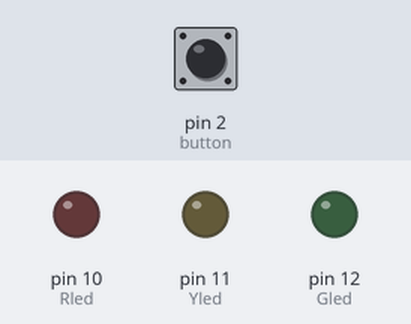
The sketch below on a simulated Arduino Uno, built with avr-gcc and run on an emulated ATmega328P. On the bench: output pins drawn as LEDs (lit = HIGH). Dashed ring = blinking. The test bench sets the inputs (shaded band); at power-on: pin 2 (button) LOW.

Above: at 1.2 s.
1.3 s: pin 2 (button) pulled HIGH for 0.15 s
At 1.4 s:
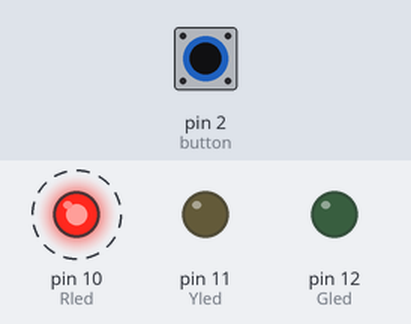
4.3 s: pin 2 (button) pulled HIGH for 1 s
At 4.6 s:
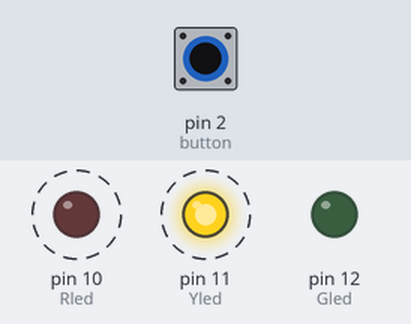
7.3 s: pin 2 (button) pulled HIGH for 3.2 s
At 7.8 s:
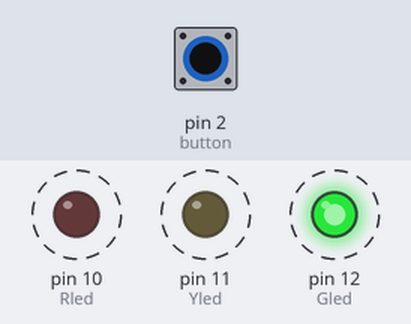
Timing chart, 0 to 12.6 s (numbered marks = the images above; inputs shaded):
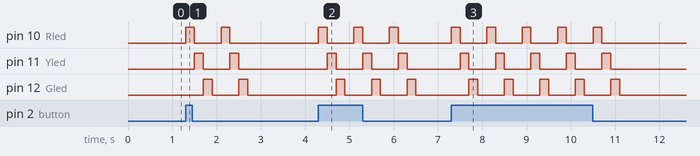

The sketch:

3LEDs.ino
```cpp
int Rled = 10;
int Yled = 11;
int Gled = 12;
int button = 2;
int button_off = 0;
int button_on = 1;

void setup()
{
  pinMode(Rled, OUTPUT);
  pinMode(Yled, OUTPUT);
  pinMode(Gled, OUTPUT);
  pinMode(button, INPUT);
}

void loop()
{
  button_on = button_off;
  button_off = digitalRead(button);

   while(button_on == 1){ //while loop start
    digitalWrite(Rled, HIGH);
    delay(200);
    digitalWrite(Rled, LOW);

 	digitalWrite(Yled, HIGH);
  	delay(200);
  	digitalWrite(Yled, LOW);

  	digitalWrite(Gled, HIGH);
  	delay(200);
  	digitalWrite(Gled, LOW);
  	delay(200);
    button_on = digitalRead(button);
   }


}
```

Measured:
- after the input at 1.3 s, pin 10 (Rled): alternates HIGH for 0.20 s and LOW for 0.60 s, 4 changes in all, then stays LOW, starting at once; pin 11 (Yled): alternates HIGH for 0.20 s and LOW for 0.60 s, 4 changes in all, then stays LOW, starting after 0.20 s
- after the input at 4.3 s, pin 10 (Rled): alternates HIGH for 0.20 s and LOW for 0.60 s, 6 changes in all, then stays LOW, starting at once; pin 11 (Yled): alternates HIGH for 0.20 s and LOW for 0.60 s, starting after 0.20 s; pin 12 (Gled): alternates HIGH for 0.20 s and LOW for 0.60 s, starting after 0.40 s
- after the input at 7.3 s, pin 10 (Rled): alternates HIGH for 0.20 s and LOW for 0.60 s, 10 changes in all, then stays LOW, starting at once; pin 11 (Yled): alternates HIGH for 0.20 s and LOW for 0.60 s, 10 changes in all, then stays LOW, starting after 0.20 s
